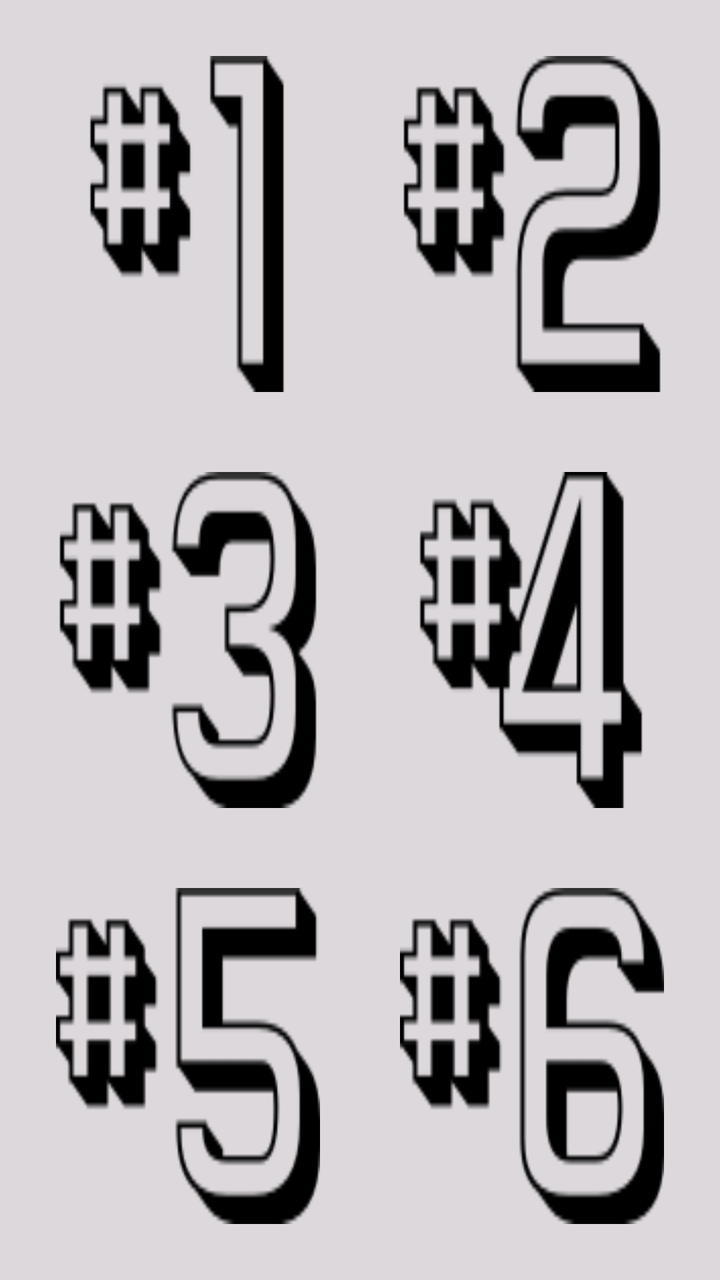
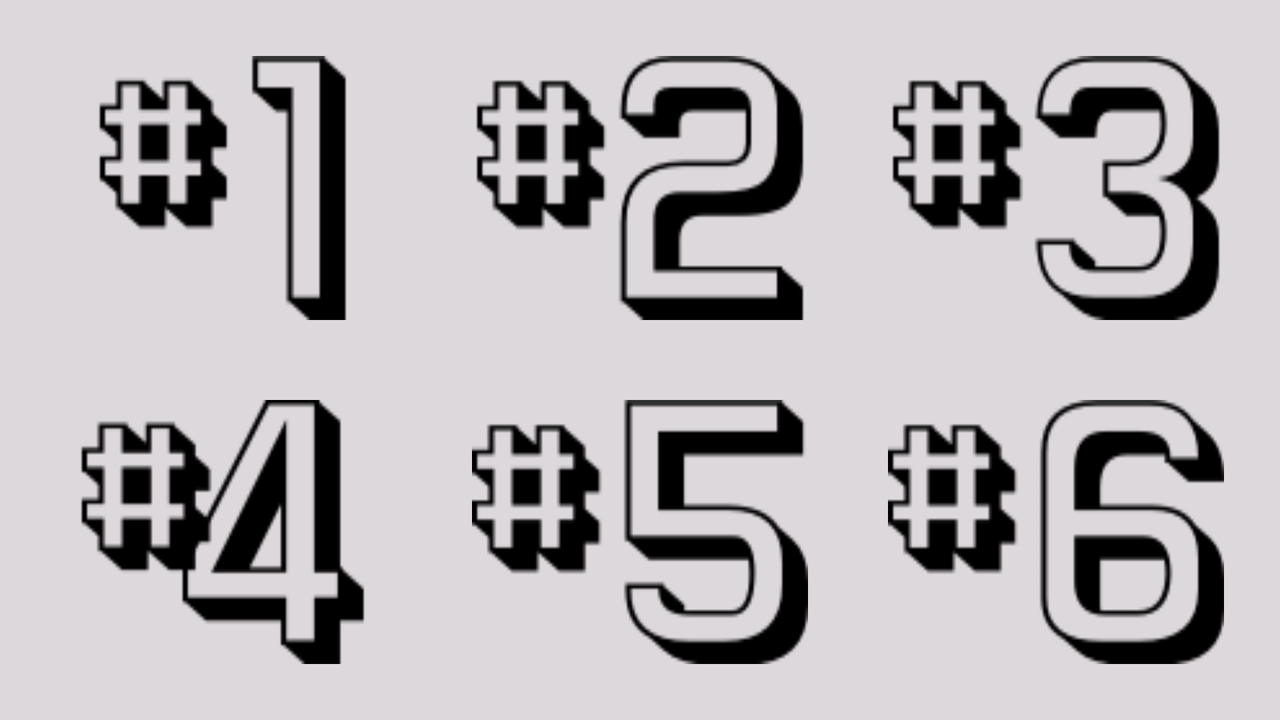

First picture: res/layout/ on a phone held upright. Second picture: the repository's own variant of that layout, on a device whose configuration matches the variant's folder. Source for both follows.
<!-- AndroidManifest.xml: application theme Theme.AppCompat.Light -->
<!-- res/layout/grid.xml -->
<?xml version="1.0" encoding="utf-8"?>
<LinearLayout xmlns:android="http://schemas.android.com/apk/res/android"
    android:layout_width="fill_parent"
    android:layout_height="fill_parent"
    android:background="@color/background"
    android:orientation="vertical"
    android:padding="@dimen/top_padding" >

    <LinearLayout
        android:layout_width="fill_parent"
        android:layout_height="0dp"
        android:layout_weight="1"
        android:gravity="center"
        android:orientation="horizontal" >

        <ImageButton
            style="@style/dashboard_image_button"
            android:contentDescription="@string/button1"
            android:onClick="clicked"
            android:src="@drawable/icon1" />

        <ImageButton
            style="@style/dashboard_image_button"
            android:contentDescription="@string/button2"
            android:onClick="clicked"
            android:src="@drawable/icon2" />
    </LinearLayout>

    <LinearLayout
        android:layout_width="fill_parent"
        android:layout_height="0dp"
        android:layout_weight="1"
        android:gravity="center"
        android:orientation="horizontal" >

        <ImageButton
            style="@style/dashboard_image_button"
            android:contentDescription="@string/button3"
            android:onClick="clicked"
            android:src="@drawable/icon3" />

        <ImageButton
            style="@style/dashboard_image_button"
            android:contentDescription="@string/button4"
            android:onClick="clicked"
            android:src="@drawable/icon4" />
    </LinearLayout>

    <LinearLayout
        android:layout_width="fill_parent"
        android:layout_height="0dp"
        android:layout_weight="1"
        android:gravity="center"
        android:orientation="horizontal" >

        <ImageButton
            style="@style/dashboard_image_button"
            android:contentDescription="@string/button5"
            android:onClick="clicked"
            android:src="@drawable/icon5" />

        <ImageButton
            style="@style/dashboard_image_button"
            android:contentDescription="@string/button6"
            android:onClick="clicked"
            android:src="@drawable/icon6" />
    </LinearLayout>

</LinearLayout>
<!-- resources referenced by this layout -->
<resources>
  <color name="background">#dcd8dc</color>
  <dimen name="top_padding">8dp</dimen>
  <!-- drawable icon1: png bitmap (drawable-hdpi, 43897 bytes) -->
  <!-- drawable icon2: png bitmap (drawable-hdpi, 43897 bytes) -->
  <!-- drawable icon3: png bitmap (drawable-hdpi, 43897 bytes) -->
  <!-- drawable icon4: png bitmap (drawable-hdpi, 43897 bytes) -->
  <!-- drawable icon5: png bitmap (drawable-hdpi, 2824 bytes) -->
  <!-- drawable icon6: png bitmap (drawable-hdpi, 3276 bytes) -->
  <string name="button1">Button 1</string>
  <string name="button2">Button 2</string>
  <string name="button3">Button 3</string>
  <string name="button4">Button 4</string>
  <string name="button5">Button 5</string>
  <string name="button6">Button 6</string>
  <style name="dashboard_image_button">
          <item name="android:layout_width">0dp</item>
          <item name="android:layout_height">match_parent</item>
          <item name="android:layout_weight">1</item>
          <item name="android:background">@drawable/buttonselector</item>
          <item name="android:padding">@dimen/imagebutton_padding</item>
          <item name="android:scaleType">fitXY</item>
          <item name="android:adjustViewBounds">true</item>
      </style>
  <!-- drawable buttonselector (drawable) -->
  <?xml version="1.0" encoding="utf-8"?>
  <selector xmlns:android="http://schemas.android.com/apk/res/android">
  
      
      <item android:state_pressed="true">
          
          <shape android:shape="rectangle">                   
  			<solid android:color="@color/buttonpressed"/>           
   			<corners android:bottomLeftRadius="9dp" android:bottomRightRadius="9dp" android:topLeftRadius="9dp" android:topRightRadius="9dp" />        
          </shape>
          
      </item>
      
      
      
      <item android:state_focused="true">
          
          <shape android:shape="rectangle">           
              <solid android:color="@color/buttonfocus"/>
  			<corners android:bottomLeftRadius="9dp" android:bottomRightRadius="9dp" android:topLeftRadius="9dp" android:topRightRadius="9dp" />
          </shape>
          
       </item>
  
      
      <item android:state_selected="true">
          
  		<shape android:shape="rectangle">
              <solid android:color="@color/buttonfocus"/>
              <corners android:bottomLeftRadius="9dp" android:bottomRightRadius="9dp" android:topLeftRadius="9dp" android:topRightRadius="9dp" />
          </shape>        
          
      </item>
      
      
  		<item android:drawable="@android:color/transparent"/>
  
  </selector>
  <dimen name="imagebutton_padding">20dp</dimen>
  <color name="buttonpressed">#f2f2f2</color>
  <color name="buttonfocus">#f2edf2</color>
</resources>
<!-- res/layout-land/grid.xml (the repository's variant of the layout above) -->
<!-- drawn on the phone turned sideways -->
<?xml version="1.0" encoding="utf-8"?>
<LinearLayout xmlns:android="http://schemas.android.com/apk/res/android"
    android:layout_width="fill_parent"
    android:layout_height="fill_parent"
    android:background="@color/background"
    android:orientation="vertical"
    android:padding="@dimen/top_padding" >

    <LinearLayout
        android:layout_width="fill_parent"
        android:layout_height="0dp"
        android:layout_weight="1"
        android:gravity="center"
        android:orientation="horizontal" >

        <ImageButton
            style="@style/dashboard_image_button"
            android:contentDescription="@string/button1"
            android:onClick="clicked"
            android:src="@drawable/icon1" />

        <ImageButton
            style="@style/dashboard_image_button"
            android:contentDescription="@string/button2"
            android:onClick="clicked"
            android:src="@drawable/icon2" />

        <ImageButton
            style="@style/dashboard_image_button"
            android:contentDescription="@string/button3"
            android:onClick="clicked"
            android:src="@drawable/icon3" />
    </LinearLayout>

    <LinearLayout
        android:layout_width="fill_parent"
        android:layout_height="0dp"
        android:layout_weight="1"
        android:gravity="center"
        android:orientation="horizontal" >

        <ImageButton
            style="@style/dashboard_image_button"
            android:contentDescription="@string/button4"
            android:onClick="clicked"
            android:src="@drawable/icon4" />

        <ImageButton
            style="@style/dashboard_image_button"
            android:contentDescription="@string/button5"
            android:onClick="clicked"
            android:src="@drawable/icon5" />

        <ImageButton
            style="@style/dashboard_image_button"
            android:contentDescription="@string/button6"
            android:onClick="clicked"
            android:src="@drawable/icon6" />
    </LinearLayout>

</LinearLayout>
